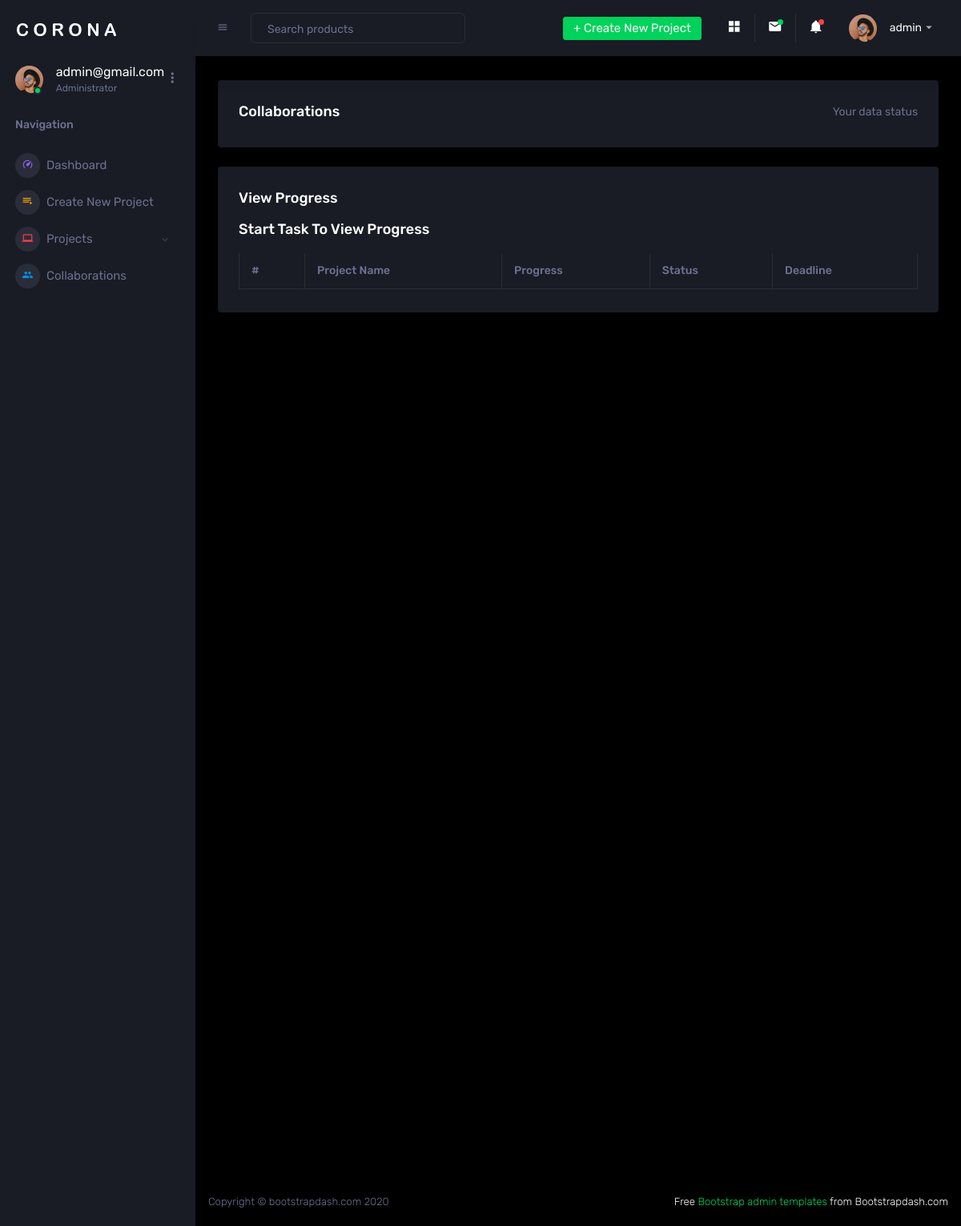
/collaborations/ (signed in), run on the app's committed database.
### account/models.py (models this page shows)
class User(AbstractBaseUser, PermissionsMixin):
    email = models.EmailField(_('Email Address'), unique=True)
    user_name = models.CharField(max_length=150, unique=True)
    full_name = models.CharField(max_length=150, blank=True)
    is_active = models.BooleanField(default=False)
    is_staff = models.BooleanField(default=False)
    is_collaborator = models.BooleanField(default=False)
    date_joined = models.DateTimeField(auto_now_add=True)
    last_login = models.DateTimeField(auto_now=True)
    objects = CustomAccountManager()
    USERNAME_FIELD = 'email'
    REQUIRED_FIELDS = ['user_name', ]
    class Meta():
        verbose_name = 'User'
        verbose_name_plural = 'Users'
    def __str__(self):
        return self.email
    def is_project_user(self):
        if self.is_staff and self.is_superuser:
            return "Administrator"
        elif self.is_staff:
            return "Project Leader"
        elif self.is_collaborator:
            return "Collaborator"
        else:
            return "Regular User"

### taskapp/views.py (the view)
# urls.py: path('collaborations/', views.collaboration_view, name='collaboration_view'),
def collaboration_view(request):
    invited_projects = Invitation.objects.filter(collaborator=request.user.email).values_list('project', flat=True)
    projects = Project.objects.filter(id__in=invited_projects)
    projects = projects.annotate(num_tasks=Count('subtask', filter=Q(subtask__collaborator__collaborator=request.user.email)))
    context = {
        'projects': projects,
        'collaborations': invited_projects,
    }
    return render(request, 'collaboration.html', context)

### template/collaboration.html (shortened to what this page needs)
{% load static %}
<!DOCTYPE html>
<html lang="en">
  <head>
    <link rel="stylesheet" href="{% static 'task/assets/vendors/mdi/css/materialdesignicons.min.css' %}">
    <link rel="stylesheet" href="{% static 'task/assets/vendors/css/vendor.bundle.base.css' %}">
    <link rel="stylesheet" href="{% static 'task/assets/vendors/jvectormap/jquery-jvectormap.css' %}">
    <link rel="stylesheet" href="{% static 'task/assets/vendors/flag-icon-css/css/flag-icon.min.css' %}">
    <link rel="stylesheet" href="{% static 'task/assets/vendors/owl-carousel-2/owl.carousel.min.css' %}">
    <link rel="stylesheet" href="{% static 'task/assets/vendors/owl-carousel-2/owl.theme.default.min.css' %}">
    <link rel="stylesheet" href="{% static 'task/assets/css/style.css' %}">
  </head>
  <body>
    <div class="container-scroller">
      <nav class="sidebar sidebar-offcanvas" id="sidebar">
        <div class="sidebar-brand-wrapper d-none d-lg-flex align-items-center justify-content-center fixed-top">
          <a class="sidebar-brand brand-logo" href="index.html"><img src="{% static 'task/assets/images/logo.svg' %}" alt="logo" /></a>
        </div>
        {% include 'dashboard-sidebar.html' %}
      </nav>
      <div class="container-fluid page-body-wrapper">
        <div class="main-panel">
          <div class="content-wrapper">
            <div class="row">
              <div class="col-md-12 grid-margin stretch-card">
                <div class="card">
                    <div class="card-body">
                      <div class="d-flex flex-row justify-content-between">
                        <h4 class="card-title mb-1">Collaborations </h4>
                        <p class="text-muted mb-1">Your data status</p>
                      </div>
                    </div>
                  </div>
              </div>
            </div>
            <div class="row ">
              <div class="col-12 grid-margin">
                <div class="card">
                  <div class="card-body">
                    <h4 class="card-title">View Progress</h4>
                    <div class="table-responsive">
                      <table class="table table-bordered">
                        <thead>
                          <tr>
                            <th> # </th>
                            <th> Project Name </th>
                            <th> Progress </th>
                            <th> Status </th>
                            <th> Deadline </th>
                          </tr>
                        </thead>
                        <tbody>
                          {% if project_progress %}
                          {% for progress in project_progress%}
                          <tr>
                            <td> 1 </td>
                            <td> {{progress.project.name}} </td>
                            <td>
                              <div class="progress">
                                <div class="progress-bar {% if progress.progress < 50 %}bg-danger{% elif progress.progress < 75 %}bg-warning{% else %}bg-success{% endif %}" role="progressbar" style="width: {{ progress.progress }}%" aria-valuenow="{{ progress.progress }}" aria-valuemin="0" aria-valuemax="100">{{progress.progress}}%</div>
                              </div>
                            </td>
                            <td> {{progress.project.status}} </td>
                            <td> {{progress.project.due_date|date:"M d, Y"}} </td>
                          </tr>
                          {% endfor %}
                          {% else %}
                          <h4 class="card-title">Start task to view progress</h4>
                          {% endif %}
                        </tbody>
                      </table>
                    </div>
                  </div>
                </div>
              </div>
            </div>
          </div>
          <footer class="footer">
            <div class="d-sm-flex justify-content-center justify-content-sm-between">
              <span class="text-muted d-block text-center text-sm-left d-sm-inline-block">Copyright © bootstrapdash.com 2020</span>
              <span class="float-none float-sm-right d-block mt-1 mt-sm-0 text-center"> Free <a href="https://www.bootstrapdash.com/bootstrap-admin-template/" target="_blank">Bootstrap admin templates</a> from Bootstrapdash.com</span>
            </div>
          </footer>
        </div>
      </div>
    </div>
  </body>
</html>

### template/dashboard-sidebar.html (shortened to what this page needs)
{% load static %}
<nav class="sidebar sidebar-offcanvas" id="sidebar">
    <div class="sidebar-brand-wrapper d-none d-lg-flex align-items-center justify-content-center fixed-top">
      <a class="sidebar-brand brand-logo" href="index.html"><img src="{% static 'task/assets/images/logo.svg' %}" alt="logo" /></a>
    </div>
    <ul class="nav">
      <li class="nav-item profile">
        <div class="profile-desc">
          <div class="profile-pic">
            <div class="count-indicator">
              <img class="img-xs rounded-circle " src="{% static 'task/assets/images/faces/face15.jpg' %}" alt="">
              <span class="count bg-success"></span>
            </div>
            <div class="profile-name">
              <h5 class="mb-0 font-weight-normal">{{request.user}}</h5>
              <span>{{ user.is_project_user }}</span>
            </div>
          </div>
          <a href="#" id="profile-dropdown" data-toggle="dropdown"><i class="mdi mdi-dots-vertical"></i></a>
        </div>
      </li>
      <li class="nav-item nav-category">
        <span class="nav-link">Navigation</span>
      </li>
      <li class="nav-item menu-items">
        <a class="nav-link" href="{% url 'taskapp:dashboard' %}">
          <span class="menu-icon">
            <i class="mdi mdi-speedometer"></i>
          </span>
          <span class="menu-title">Dashboard</span>
        </a>
      </li>
      <li class="nav-item menu-items">
        <a class="nav-link" href="{% url 'taskapp:add_project' %}">
          <span class="menu-icon">
            <i class="mdi mdi-playlist-play"></i>
          </span>
          <span class="menu-title">Create New Project</span>
        </a>
      </li>
      <li class="nav-item menu-items">
        <a class="nav-link" data-toggle="collapse" href="#ui-basic" aria-expanded="false" aria-controls="ui-basic">
          <span class="menu-icon">
            <i class="mdi mdi-laptop"></i>
          </span>
          <span class="menu-title">Projects</span>
          <i class="menu-arrow"></i>
        </a>
      </li>
      <li class="nav-item menu-items">
        <a class="nav-link" href="{% url 'taskapp:collaboration_view' %}">
          <span class="menu-icon">
            <i class="mdi mdi-account-multiple"></i>
          </span>
          <span class="menu-title">Collaborations</span>
        </a>
      </li>
    </ul>
  </nav>
  <div class="container-fluid page-body-wrapper">
    <nav class="navbar p-0 fixed-top d-flex flex-row">
      <div class="navbar-menu-wrapper flex-grow d-flex align-items-stretch">
        <button class="navbar-toggler navbar-toggler align-self-center" type="button" data-toggle="minimize">
          <span class="mdi mdi-menu"></span>
        </button>
        <ul class="navbar-nav w-100">
          <li class="nav-item w-100">
            <form class="nav-link mt-2 mt-md-0 d-none d-lg-flex search">
              <input type="text" class="form-control" placeholder="Search products">
            </form>
          </li>
        </ul>
        <ul class="navbar-nav navbar-nav-right">
          <li class="nav-item dropdown d-none d-lg-block">
            <a class="nav-link btn btn-success create-new-button"  aria-expanded="false" href="{% url 'taskapp:add_project' %}">+ Create New Project</a>
          </li>
          <li class="nav-item nav-settings d-none d-lg-block">
            <a class="nav-link" href="#">
              <i class="mdi mdi-view-grid"></i>
            </a>
          </li>
          <li class="nav-item dropdown border-left">
            <a class="nav-link count-indicator dropdown-toggle" id="messageDropdown" href="#" data-toggle="dropdown" aria-expanded="false">
              <i class="mdi mdi-email"></i>
              <span class="count bg-success"></span>
            </a>
          </li>
          <li class="nav-item dropdown border-left">
            <a class="nav-link count-indicator dropdown-toggle" id="notificationDropdown" href="#" data-toggle="dropdown">
              <i class="mdi mdi-bell"></i>
              <span class="count bg-danger"></span>
            </a>
          </li>
          <li class="nav-item dropdown">
            <a class="nav-link" id="profileDropdown" href="#" data-toggle="dropdown">
              <div class="navbar-profile">
                <img class="img-xs rounded-circle" src="{% static 'task/assets/images/faces/face15.jpg' %}" alt="">
                <p class="mb-0 d-none d-sm-block navbar-profile-name">{{request.user.user_name}}</p>
                <i class="mdi mdi-menu-down d-none d-sm-block"></i>
              </div>
            </a>
          </li>
        </ul>
      </div>
    </nav>
    </div>

### data on the page
User: user "admin@gmail.com", is_project_user "Administrator", user.user_name "admin"
